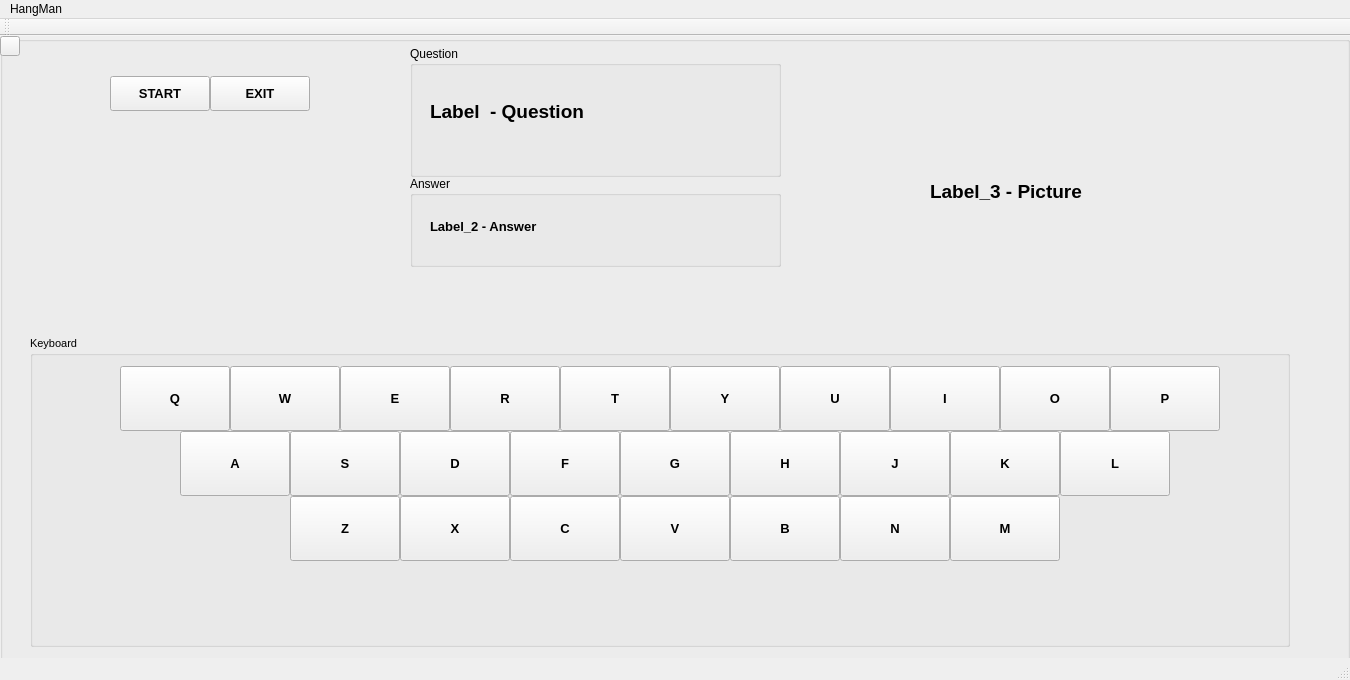
<?xml version="1.0" encoding="UTF-8"?>
<ui version="4.0">
 <class>HangmanWindowClass</class>
 <widget class="QMainWindow" name="HangmanWindowClass">
  <property name="geometry">
   <rect>
    <x>0</x>
    <y>0</y>
    <width>1350</width>
    <height>680</height>
   </rect>
  </property>
  <property name="windowTitle">
   <string>MainWindow</string>
  </property>
  <widget class="QWidget" name="centralWidget">
   <widget class="QGroupBox" name="groupBox">
    <property name="enabled">
     <bool>true</bool>
    </property>
    <property name="geometry">
     <rect>
      <x>0</x>
      <y>0</y>
      <width>1350</width>
      <height>681</height>
     </rect>
    </property>
    <property name="autoFillBackground">
     <bool>false</bool>
    </property>
    <property name="title">
     <string/>
    </property>
    <widget class="QGroupBox" name="groupBox_2">
     <property name="geometry">
      <rect>
       <x>30</x>
       <y>300</y>
       <width>1260</width>
       <height>311</height>
      </rect>
     </property>
     <property name="font">
      <font>
       <pointsize>8</pointsize>
       <weight>50</weight>
       <bold>false</bold>
      </font>
     </property>
     <property name="title">
      <string>Keyboard</string>
     </property>
     <widget class="QPushButton" name="pushButton_25">
      <property name="geometry">
       <rect>
        <x>810</x>
        <y>160</y>
        <width>110</width>
        <height>65</height>
       </rect>
      </property>
      <property name="font">
       <font>
        <pointsize>10</pointsize>
        <weight>75</weight>
        <bold>true</bold>
       </font>
      </property>
      <property name="text">
       <string>N</string>
      </property>
     </widget>
     <widget class="QPushButton" name="pushButton_10">
      <property name="geometry">
       <rect>
        <x>1080</x>
        <y>30</y>
        <width>110</width>
        <height>65</height>
       </rect>
      </property>
      <property name="font">
       <font>
        <pointsize>10</pointsize>
        <weight>75</weight>
        <bold>true</bold>
       </font>
      </property>
      <property name="text">
       <string>P</string>
      </property>
     </widget>
     <widget class="QPushButton" name="pushButton_18">
      <property name="geometry">
       <rect>
        <x>920</x>
        <y>95</y>
        <width>110</width>
        <height>65</height>
       </rect>
      </property>
      <property name="font">
       <font>
        <pointsize>10</pointsize>
        <weight>75</weight>
        <bold>true</bold>
       </font>
      </property>
      <property name="text">
       <string>K</string>
      </property>
     </widget>
     <widget class="QPushButton" name="pushButton_24">
      <property name="geometry">
       <rect>
        <x>700</x>
        <y>160</y>
        <width>110</width>
        <height>65</height>
       </rect>
      </property>
      <property name="font">
       <font>
        <pointsize>10</pointsize>
        <weight>75</weight>
        <bold>true</bold>
       </font>
      </property>
      <property name="text">
       <string>B</string>
      </property>
     </widget>
     <widget class="QPushButton" name="pushButton_3">
      <property name="geometry">
       <rect>
        <x>310</x>
        <y>30</y>
        <width>110</width>
        <height>65</height>
       </rect>
      </property>
      <property name="font">
       <font>
        <pointsize>10</pointsize>
        <weight>75</weight>
        <bold>true</bold>
       </font>
      </property>
      <property name="text">
       <string>E</string>
      </property>
     </widget>
     <widget class="QPushButton" name="pushButton_4">
      <property name="geometry">
       <rect>
        <x>420</x>
        <y>30</y>
        <width>110</width>
        <height>65</height>
       </rect>
      </property>
      <property name="font">
       <font>
        <pointsize>10</pointsize>
        <weight>75</weight>
        <bold>true</bold>
       </font>
      </property>
      <property name="text">
       <string>R</string>
      </property>
     </widget>
     <widget class="QPushButton" name="pushButton_13">
      <property name="geometry">
       <rect>
        <x>370</x>
        <y>95</y>
        <width>110</width>
        <height>65</height>
       </rect>
      </property>
      <property name="font">
       <font>
        <pointsize>10</pointsize>
        <weight>75</weight>
        <bold>true</bold>
       </font>
      </property>
      <property name="text">
       <string>D</string>
      </property>
     </widget>
     <widget class="QPushButton" name="pushButton_20">
      <property name="geometry">
       <rect>
        <x>260</x>
        <y>160</y>
        <width>110</width>
        <height>65</height>
       </rect>
      </property>
      <property name="font">
       <font>
        <pointsize>10</pointsize>
        <weight>75</weight>
        <bold>true</bold>
       </font>
      </property>
      <property name="text">
       <string>Z</string>
      </property>
     </widget>
     <widget class="QPushButton" name="pushButton_6">
      <property name="geometry">
       <rect>
        <x>640</x>
        <y>30</y>
        <width>110</width>
        <height>65</height>
       </rect>
      </property>
      <property name="font">
       <font>
        <pointsize>10</pointsize>
        <weight>75</weight>
        <bold>true</bold>
       </font>
      </property>
      <property name="text">
       <string>Y</string>
      </property>
     </widget>
     <widget class="QPushButton" name="pushButton_22">
      <property name="geometry">
       <rect>
        <x>480</x>
        <y>160</y>
        <width>110</width>
        <height>65</height>
       </rect>
      </property>
      <property name="font">
       <font>
        <pointsize>10</pointsize>
        <weight>75</weight>
        <bold>true</bold>
       </font>
      </property>
      <property name="text">
       <string>C</string>
      </property>
     </widget>
     <widget class="QPushButton" name="pushButton_7">
      <property name="geometry">
       <rect>
        <x>750</x>
        <y>30</y>
        <width>110</width>
        <height>65</height>
       </rect>
      </property>
      <property name="font">
       <font>
        <pointsize>10</pointsize>
        <weight>75</weight>
        <bold>true</bold>
       </font>
      </property>
      <property name="text">
       <string>U</string>
      </property>
     </widget>
     <widget class="QPushButton" name="pushButton_23">
      <property name="geometry">
       <rect>
        <x>590</x>
        <y>160</y>
        <width>110</width>
        <height>65</height>
       </rect>
      </property>
      <property name="font">
       <font>
        <pointsize>10</pointsize>
        <weight>75</weight>
        <bold>true</bold>
       </font>
      </property>
      <property name="text">
       <string>V</string>
      </property>
     </widget>
     <widget class="QPushButton" name="pushButton_9">
      <property name="geometry">
       <rect>
        <x>970</x>
        <y>30</y>
        <width>110</width>
        <height>65</height>
       </rect>
      </property>
      <property name="font">
       <font>
        <pointsize>10</pointsize>
        <weight>75</weight>
        <bold>true</bold>
       </font>
      </property>
      <property name="text">
       <string>O</string>
      </property>
     </widget>
     <widget class="QPushButton" name="pushButton_2">
      <property name="geometry">
       <rect>
        <x>200</x>
        <y>30</y>
        <width>110</width>
        <height>65</height>
       </rect>
      </property>
      <property name="font">
       <font>
        <pointsize>10</pointsize>
        <weight>75</weight>
        <bold>true</bold>
       </font>
      </property>
      <property name="text">
       <string>W</string>
      </property>
     </widget>
     <widget class="QPushButton" name="pushButton_26">
      <property name="geometry">
       <rect>
        <x>920</x>
        <y>160</y>
        <width>110</width>
        <height>65</height>
       </rect>
      </property>
      <property name="font">
       <font>
        <pointsize>10</pointsize>
        <weight>75</weight>
        <bold>true</bold>
       </font>
      </property>
      <property name="text">
       <string>M</string>
      </property>
     </widget>
     <widget class="QPushButton" name="pushButton_5">
      <property name="geometry">
       <rect>
        <x>530</x>
        <y>30</y>
        <width>110</width>
        <height>65</height>
       </rect>
      </property>
      <property name="font">
       <font>
        <pointsize>10</pointsize>
        <weight>75</weight>
        <bold>true</bold>
       </font>
      </property>
      <property name="text">
       <string>T</string>
      </property>
     </widget>
     <widget class="QPushButton" name="pushButton_21">
      <property name="geometry">
       <rect>
        <x>370</x>
        <y>160</y>
        <width>110</width>
        <height>65</height>
       </rect>
      </property>
      <property name="font">
       <font>
        <pointsize>10</pointsize>
        <weight>75</weight>
        <bold>true</bold>
       </font>
      </property>
      <property name="text">
       <string>X</string>
      </property>
     </widget>
     <widget class="QPushButton" name="pushButton_16">
      <property name="geometry">
       <rect>
        <x>700</x>
        <y>95</y>
        <width>110</width>
        <height>65</height>
       </rect>
      </property>
      <property name="font">
       <font>
        <pointsize>10</pointsize>
        <weight>75</weight>
        <bold>true</bold>
       </font>
      </property>
      <property name="text">
       <string>H</string>
      </property>
     </widget>
     <widget class="QPushButton" name="pushButton_11">
      <property name="geometry">
       <rect>
        <x>150</x>
        <y>95</y>
        <width>110</width>
        <height>65</height>
       </rect>
      </property>
      <property name="font">
       <font>
        <pointsize>10</pointsize>
        <weight>75</weight>
        <bold>true</bold>
       </font>
      </property>
      <property name="text">
       <string>A</string>
      </property>
     </widget>
     <widget class="QPushButton" name="pushButton_19">
      <property name="geometry">
       <rect>
        <x>1030</x>
        <y>95</y>
        <width>110</width>
        <height>65</height>
       </rect>
      </property>
      <property name="font">
       <font>
        <pointsize>10</pointsize>
        <weight>75</weight>
        <bold>true</bold>
       </font>
      </property>
      <property name="text">
       <string>L</string>
      </property>
     </widget>
     <widget class="QPushButton" name="pushButton_12">
      <property name="geometry">
       <rect>
        <x>260</x>
        <y>95</y>
        <width>110</width>
        <height>65</height>
       </rect>
      </property>
      <property name="font">
       <font>
        <pointsize>10</pointsize>
        <weight>75</weight>
        <bold>true</bold>
       </font>
      </property>
      <property name="text">
       <string>S</string>
      </property>
     </widget>
     <widget class="QPushButton" name="pushButton_14">
      <property name="geometry">
       <rect>
        <x>480</x>
        <y>95</y>
        <width>110</width>
        <height>65</height>
       </rect>
      </property>
      <property name="font">
       <font>
        <pointsize>10</pointsize>
        <weight>75</weight>
        <bold>true</bold>
       </font>
      </property>
      <property name="text">
       <string>F</string>
      </property>
     </widget>
     <widget class="QPushButton" name="pushButton">
      <property name="geometry">
       <rect>
        <x>90</x>
        <y>30</y>
        <width>110</width>
        <height>65</height>
       </rect>
      </property>
      <property name="font">
       <font>
        <pointsize>10</pointsize>
        <weight>75</weight>
        <bold>true</bold>
       </font>
      </property>
      <property name="text">
       <string>Q</string>
      </property>
     </widget>
     <widget class="QPushButton" name="pushButton_8">
      <property name="geometry">
       <rect>
        <x>860</x>
        <y>30</y>
        <width>110</width>
        <height>65</height>
       </rect>
      </property>
      <property name="font">
       <font>
        <pointsize>10</pointsize>
        <weight>75</weight>
        <bold>true</bold>
       </font>
      </property>
      <property name="text">
       <string>I</string>
      </property>
     </widget>
     <widget class="QPushButton" name="pushButton_17">
      <property name="geometry">
       <rect>
        <x>810</x>
        <y>95</y>
        <width>110</width>
        <height>65</height>
       </rect>
      </property>
      <property name="font">
       <font>
        <pointsize>10</pointsize>
        <weight>75</weight>
        <bold>true</bold>
       </font>
      </property>
      <property name="text">
       <string>J</string>
      </property>
     </widget>
     <widget class="QPushButton" name="pushButton_15">
      <property name="geometry">
       <rect>
        <x>590</x>
        <y>95</y>
        <width>110</width>
        <height>65</height>
       </rect>
      </property>
      <property name="font">
       <font>
        <pointsize>10</pointsize>
        <weight>75</weight>
        <bold>true</bold>
       </font>
      </property>
      <property name="text">
       <string>G</string>
      </property>
     </widget>
    </widget>
    <widget class="QPushButton" name="pushButton_28">
     <property name="geometry">
      <rect>
       <x>110</x>
       <y>40</y>
       <width>100</width>
       <height>35</height>
      </rect>
     </property>
     <property name="font">
      <font>
       <pointsize>10</pointsize>
       <weight>75</weight>
       <bold>true</bold>
      </font>
     </property>
     <property name="text">
      <string>START</string>
     </property>
    </widget>
    <widget class="QPushButton" name="pushButton_29">
     <property name="geometry">
      <rect>
       <x>210</x>
       <y>40</y>
       <width>100</width>
       <height>35</height>
      </rect>
     </property>
     <property name="font">
      <font>
       <pointsize>10</pointsize>
       <weight>75</weight>
       <bold>true</bold>
      </font>
     </property>
     <property name="text">
      <string>EXIT</string>
     </property>
    </widget>
    <widget class="QLabel" name="label_3">
     <property name="geometry">
      <rect>
       <x>930</x>
       <y>10</y>
       <width>260</width>
       <height>290</height>
      </rect>
     </property>
     <property name="font">
      <font>
       <pointsize>14</pointsize>
       <weight>75</weight>
       <bold>true</bold>
      </font>
     </property>
     <property name="text">
      <string>Label_3 - Picture</string>
     </property>
     <property name="scaledContents">
      <bool>true</bool>
     </property>
    </widget>
    <widget class="QGroupBox" name="groupBox_3">
     <property name="geometry">
      <rect>
       <x>410</x>
       <y>140</y>
       <width>371</width>
       <height>91</height>
      </rect>
     </property>
     <property name="title">
      <string>Answer</string>
     </property>
     <widget class="QLabel" name="label_2">
      <property name="geometry">
       <rect>
        <x>20</x>
        <y>20</y>
        <width>341</width>
        <height>61</height>
       </rect>
      </property>
      <property name="font">
       <font>
        <pointsize>10</pointsize>
        <weight>75</weight>
        <bold>true</bold>
       </font>
      </property>
      <property name="text">
       <string>Label_2 - Answer</string>
      </property>
     </widget>
    </widget>
    <widget class="QGroupBox" name="groupBox_4">
     <property name="geometry">
      <rect>
       <x>410</x>
       <y>10</y>
       <width>371</width>
       <height>131</height>
      </rect>
     </property>
     <property name="title">
      <string>Question</string>
     </property>
     <widget class="QLabel" name="label">
      <property name="geometry">
       <rect>
        <x>20</x>
        <y>20</y>
        <width>341</width>
        <height>91</height>
       </rect>
      </property>
      <property name="font">
       <font>
        <pointsize>14</pointsize>
        <weight>75</weight>
        <bold>true</bold>
       </font>
      </property>
      <property name="text">
       <string>Label  - Question</string>
      </property>
     </widget>
    </widget>
    <widget class="QLabel" name="label_4">
     <property name="geometry">
      <rect>
       <x>510</x>
       <y>240</y>
       <width>181</width>
       <height>51</height>
      </rect>
     </property>
     <property name="font">
      <font>
       <pointsize>10</pointsize>
       <weight>75</weight>
       <bold>true</bold>
      </font>
     </property>
     <property name="text">
      <string/>
     </property>
    </widget>
    <widget class="QPushButton" name="pushButton_32">
     <property name="geometry">
      <rect>
       <x>0</x>
       <y>0</y>
       <width>20</width>
       <height>20</height>
      </rect>
     </property>
     <property name="text">
      <string/>
     </property>
    </widget>
   </widget>
  </widget>
  <widget class="QMenuBar" name="menuBar">
   <property name="geometry">
    <rect>
     <x>0</x>
     <y>0</y>
     <width>1350</width>
     <height>21</height>
    </rect>
   </property>
   <widget class="QMenu" name="menuApp">
    <property name="title">
     <string>HangMan</string>
    </property>
    <addaction name="action"/>
    <addaction name="action_2"/>
   </widget>
   <addaction name="menuApp"/>
  </widget>
  <widget class="QToolBar" name="mainToolBar">
   <attribute name="toolBarArea">
    <enum>TopToolBarArea</enum>
   </attribute>
   <attribute name="toolBarBreak">
    <bool>false</bool>
   </attribute>
  </widget>
  <widget class="QStatusBar" name="statusBar"/>
  <action name="action">
   <property name="text">
    <string>-</string>
   </property>
  </action>
  <action name="action_2">
   <property name="text">
    <string>--</string>
   </property>
  </action>
 </widget>
 <layoutdefault spacing="6" margin="11"/>
 <resources/>
 <connections/>
</ui>
